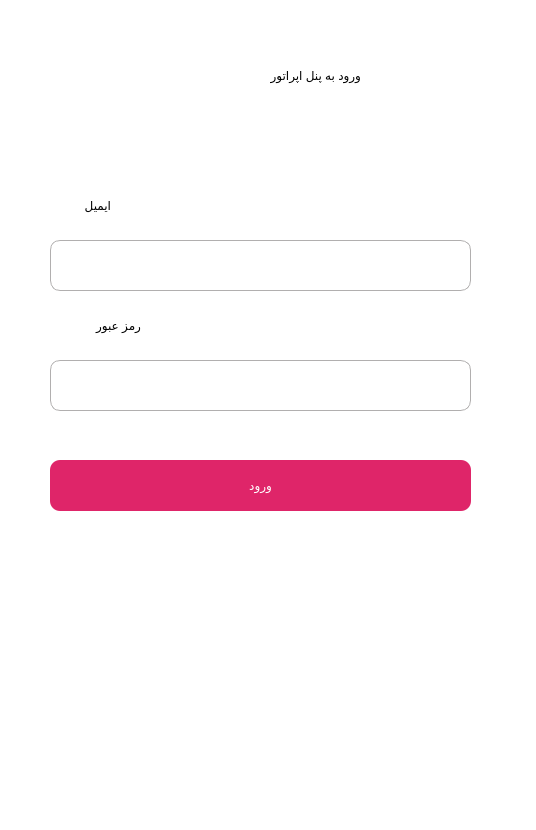
<?xml version="1.0" encoding="UTF-8"?>
<ui version="4.0">
 <class>loginUI</class>
 <widget class="QDialog" name="loginUI">
  <property name="geometry">
   <rect>
    <x>0</x>
    <y>0</y>
    <width>536</width>
    <height>830</height>
   </rect>
  </property>
  <property name="windowTitle">
   <string>Dialog</string>
  </property>
  <property name="styleSheet">
   <string notr="true">#loginUI{
	background-color: rgb(255, 255, 255);
}</string>
  </property>
  <widget class="QLabel" name="label">
   <property name="geometry">
    <rect>
     <x>150</x>
     <y>40</y>
     <width>211</width>
     <height>71</height>
    </rect>
   </property>
   <property name="styleSheet">
    <string notr="true">font: 20pt &quot;B narm&quot;;</string>
   </property>
   <property name="text">
    <string>ورود به پنل اپراتور</string>
   </property>
  </widget>
  <widget class="QLabel" name="label_2">
   <property name="geometry">
    <rect>
     <x>20</x>
     <y>180</y>
     <width>91</width>
     <height>51</height>
    </rect>
   </property>
   <property name="styleSheet">
    <string notr="true">font: 15pt &quot;IRANSans&quot;;</string>
   </property>
   <property name="text">
    <string>ایمیل</string>
   </property>
  </widget>
  <widget class="QLineEdit" name="email_input">
   <property name="geometry">
    <rect>
     <x>50</x>
     <y>240</y>
     <width>421</width>
     <height>51</height>
    </rect>
   </property>
   <property name="styleSheet">
    <string notr="true">#email_input{
border : 1px solid #b1afaf;
border-radius : 10%;
font: 18pt &quot;Century Gothic&quot;;
}
#email_input:focus{
border : 1px solid #df2569;
}</string>
   </property>
  </widget>
  <widget class="QLineEdit" name="pass_input">
   <property name="geometry">
    <rect>
     <x>50</x>
     <y>360</y>
     <width>421</width>
     <height>51</height>
    </rect>
   </property>
   <property name="cursor">
    <cursorShape>IBeamCursor</cursorShape>
   </property>
   <property name="styleSheet">
    <string notr="true">#pass_input{
border : 1px solid #b1afaf;
border-radius : 10%;
font: 18pt &quot;Century Gothic&quot;;
}
#pass_input:focus{
border: 1px solid #df2569;
}</string>
   </property>
   <property name="echoMode">
    <enum>QLineEdit::Password</enum>
   </property>
  </widget>
  <widget class="QLabel" name="label_3">
   <property name="geometry">
    <rect>
     <x>10</x>
     <y>300</y>
     <width>131</width>
     <height>51</height>
    </rect>
   </property>
   <property name="styleSheet">
    <string notr="true">font: 15pt &quot;IRANSans&quot;;</string>
   </property>
   <property name="text">
    <string>رمز عبور</string>
   </property>
  </widget>
  <widget class="QPushButton" name="login_btn">
   <property name="geometry">
    <rect>
     <x>50</x>
     <y>460</y>
     <width>421</width>
     <height>51</height>
    </rect>
   </property>
   <property name="cursor">
    <cursorShape>PointingHandCursor</cursorShape>
   </property>
   <property name="styleSheet">
    <string notr="true">#login_btn{
border-radius : 10%;
background-color: #df2569;
color : #fff;
font: 17pt &quot;IRANSans&quot;;
}</string>
   </property>
   <property name="text">
    <string>ورود</string>
   </property>
  </widget>
  <widget class="QLabel" name="wrongEmail_lbl">
   <property name="geometry">
    <rect>
     <x>60</x>
     <y>610</y>
     <width>411</width>
     <height>61</height>
    </rect>
   </property>
   <property name="styleSheet">
    <string notr="true">border-radius:10%</string>
   </property>
   <property name="text">
    <string/>
   </property>
   <property name="pixmap">
    <pixmap>../Tools/imgs/wrongEmail.jpg</pixmap>
   </property>
  </widget>
  <widget class="QLabel" name="wrongPass_lbl">
   <property name="geometry">
    <rect>
     <x>60</x>
     <y>610</y>
     <width>411</width>
     <height>61</height>
    </rect>
   </property>
   <property name="styleSheet">
    <string notr="true">border-radius:10%</string>
   </property>
   <property name="text">
    <string/>
   </property>
   <property name="pixmap">
    <pixmap>../Tools/imgs/wrongPass.jpg</pixmap>
   </property>
  </widget>
  <widget class="QLabel" name="okLoign_lbl">
   <property name="geometry">
    <rect>
     <x>60</x>
     <y>610</y>
     <width>411</width>
     <height>61</height>
    </rect>
   </property>
   <property name="styleSheet">
    <string notr="true">border-radius:10%</string>
   </property>
   <property name="text">
    <string/>
   </property>
   <property name="pixmap">
    <pixmap>../Tools/imgs/okLoginbg.jpg</pixmap>
   </property>
  </widget>
  <widget class="QLabel" name="wrongFields_lbl">
   <property name="geometry">
    <rect>
     <x>60</x>
     <y>610</y>
     <width>411</width>
     <height>61</height>
    </rect>
   </property>
   <property name="styleSheet">
    <string notr="true">border-radius:10%</string>
   </property>
   <property name="text">
    <string/>
   </property>
   <property name="pixmap">
    <pixmap>../Tools/imgs/wrongfeilds.jpg</pixmap>
   </property>
  </widget>
  <widget class="QLabel" name="label_4">
   <property name="geometry">
    <rect>
     <x>20</x>
     <y>20</y>
     <width>55</width>
     <height>51</height>
    </rect>
   </property>
   <property name="text">
    <string/>
   </property>
   <property name="pixmap">
    <pixmap>../Tools/imgs/homeIcon.jpg</pixmap>
   </property>
  </widget>
  <widget class="QPushButton" name="backToHome_btn">
   <property name="geometry">
    <rect>
     <x>10</x>
     <y>20</y>
     <width>71</width>
     <height>51</height>
    </rect>
   </property>
   <property name="cursor">
    <cursorShape>PointingHandCursor</cursorShape>
   </property>
   <property name="styleSheet">
    <string notr="true">background-color : transparent;
border : none;</string>
   </property>
   <property name="text">
    <string/>
   </property>
  </widget>
 </widget>
 <resources/>
 <connections/>
</ui>
